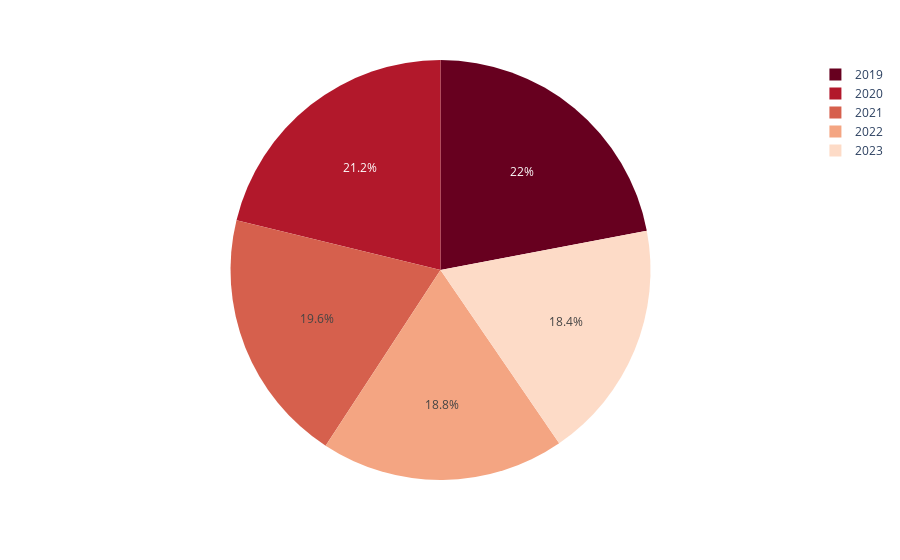

Notebook code cell kept with this figure:
### Code cell
fig= px.pie(years, values= 'values', names= 'Year', color_discrete_sequence=
           px.colors.sequential.RdBu)
fig.show()

### Figure 1 — Plotly figure (JSON) as saved in the notebook; plotly's stock layout.template omitted (floating-point values rounded to 4 significant figures)
{"data": [{"domain": {"x": [0, 1], "y": [0, 1]}, "hovertemplate": "Year=%{label}<br>value=%{value}<extra></extra>", "labels": [2019, 2020, 2021, 2022, 2023], "legendgroup": "", "name": "", "showlegend": true, "type": "pie", "values": [100804, 97049, 89758, 85969, 84427]}], "layout": {"autosize": true, "legend": {"tracegroupgap": 0}, "margin": {"t": 60}, "piecolorway": ["rgb(103,0,31)", "rgb(178,24,43)", "rgb(214,96,77)", "rgb(244,165,130)", "rgb(253,219,199)", "rgb(247,247,247)", "rgb(209,229,240)", "rgb(146,197,222)", "rgb(67,147,195)", "rgb(33,102,172)", "rgb(5,48,97)"]}}
